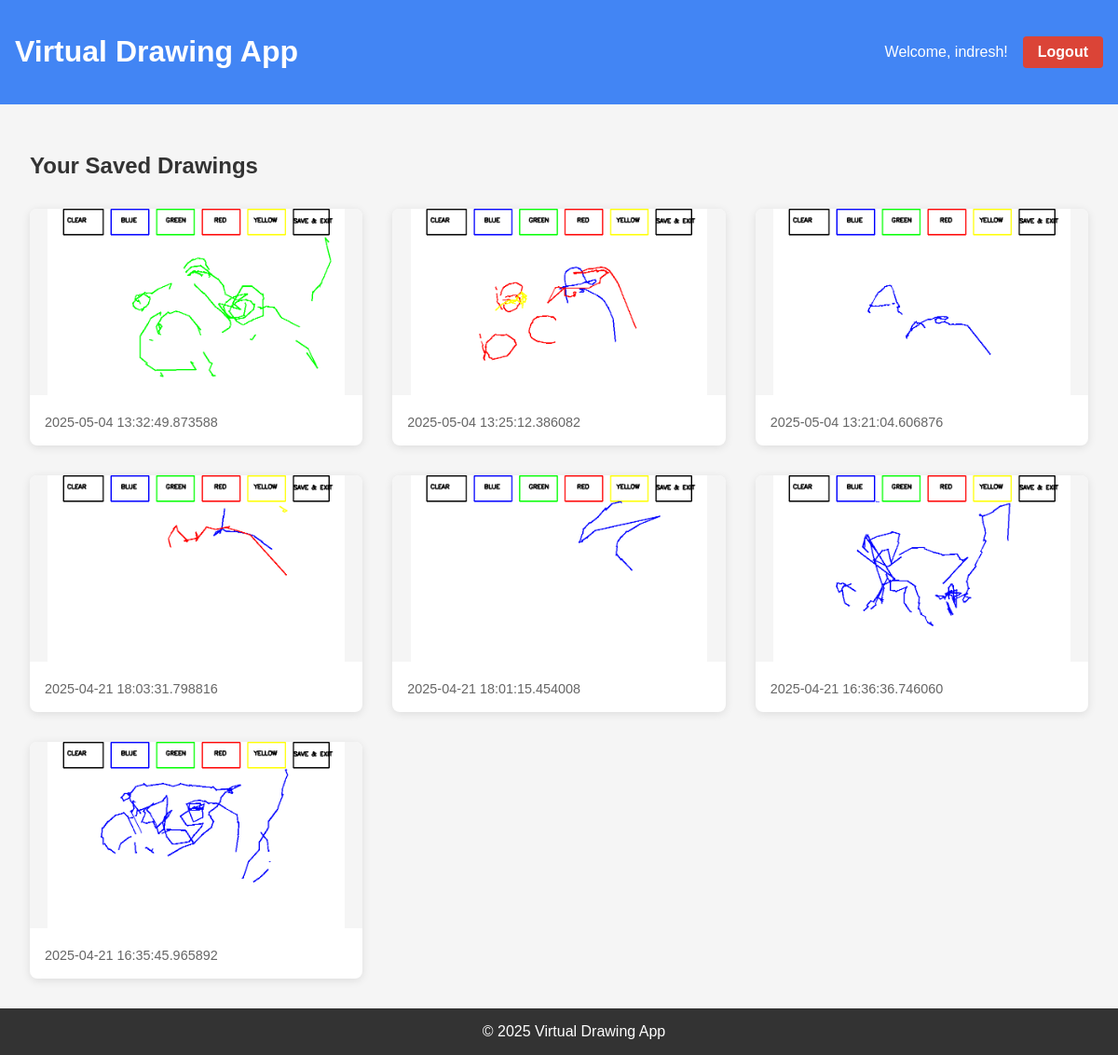
The app's page /view_drawings (signed in) with its own data.
### tables this page shows
CREATE TABLE drawings (
            id INTEGER PRIMARY KEY AUTOINCREMENT,
            user_id INTEGER NOT NULL,
            filename TEXT NOT NULL,
            created_at TEXT NOT NULL,
            FOREIGN KEY (user_id) REFERENCES users (id)
        );

### app.py (the view)
@app.route('/view_drawings')
def view_drawings():
    if 'user_id' not in session:
        return redirect(url_for('login'))
    with get_db_connection() as conn:
        drawings = conn.execute('''
            SELECT * FROM drawings
            WHERE user_id = ?
            ORDER BY created_at DESC
        ''', (session['user_id'],)).fetchall()
    return render_template('view_drawings.html', drawings=drawings)

### app.py (called while the page is built)
def get_db_connection():
    conn = sqlite3.connect('database.db')
    conn.row_factory = sqlite3.Row
    return conn

### templates/view_drawings.html
{% extends "base.html" %}
{% block content %}
<div class="drawings-container">
    <h2>Your Saved Drawings</h2>
    {% if drawings %}
        <div class="drawings-grid">
            {% for drawing in drawings %}
                <div class="drawing-item">
                    <img src="{{ url_for('static', filename='drawings/' + drawing['filename']) }}"
                         alt="Drawing {{ drawing['id'] }}">
                    <div class="drawing-info">
                        <span class="date">{{ drawing['created_at'] }}</span>
                    </div>
                </div>
            {% endfor %}
        </div>
    {% else %}
        <p>You haven't saved any drawings yet.</p>
    {% endif %}
    <a href="{{ url_for('desktop') }}" class="back-btn">Back to Desktop</a>
</div>
{% endblock %}

### templates/base.html (shortened to what this page needs)
<!DOCTYPE html>
<html lang="en">
<head>
    <link rel="stylesheet" href="{{ url_for('static', filename='style.css') }}">
</head>
<body>
    <header>
        <h1>Virtual Drawing App</h1>
        {% if 'username' in session %}
            <div class="user-info">
                Welcome, {{ session['username'] }}!
                <a href="{{ url_for('logout') }}" class="logout-btn">Logout</a>
            </div>
        {% endif %}
    </header>
    <main>
        {% block content %}{% endblock %}
    </main>
    <footer>
        &copy; 2025 Virtual Drawing App
    </footer>
</body>
</html>

### static/style.css (style rules this page uses)
body { font-family: 'Arial', sans-serif; margin: 0; padding: 0; background-color: #f5f5f5; color: #333; }
header { background-color: #4285f4; color: white; padding: 1rem; display: flex; justify-content: space-between; align-items: center; }
.user-info { display: flex; align-items: center; gap: 1rem; }
.logout-btn { color: white; text-decoration: none; background-color: #db4437; padding: 0.5rem 1rem; border-radius: 4px; font-weight: bold; }
main { padding: 2rem; min-height: 80vh; }
footer { background-color: #333; color: white; text-align: center; padding: 1rem; position: fixed; bottom: 0; width: 100%; }
.drawings-container { max-width: 1200px; margin: 0 auto; }
.drawings-grid { display: grid; grid-template-columns: repeat(auto-fill, minmax(300px, 1fr)); gap: 2rem; margin-top: 2rem; }
.drawing-item { background-color: white; border-radius: 8px; overflow: hidden; box-shadow: 0 2px 10px rgba(0, 0, 0, 0.1); }
.drawing-item img { width: 100%; height: 200px; object-fit: contain; background-color: #f5f5f5; }
.drawing-info { padding: 1rem; }
.date { color: #666; font-size: 0.9rem; }
.back-btn { display: inline-block; margin-top: 2rem; }

### records on screen
drawings: filename (picture), created_at "2025-05-04 13:32:49.873588"
drawings: filename (picture), created_at "2025-05-04 13:25:12.386082"
drawings: filename (picture), created_at "2025-05-04 13:21:04.606876"
drawings: filename (picture), created_at "2025-04-21 18:03:31.798816"
drawings: filename (picture), created_at "2025-04-21 18:01:15.454008"
drawings: filename (picture), created_at "2025-04-21 16:36:36.746060"
drawings: filename (picture), created_at "2025-04-21 16:35:45.965892"

### other values on screen
{{ session['username'] }} "indresh"
